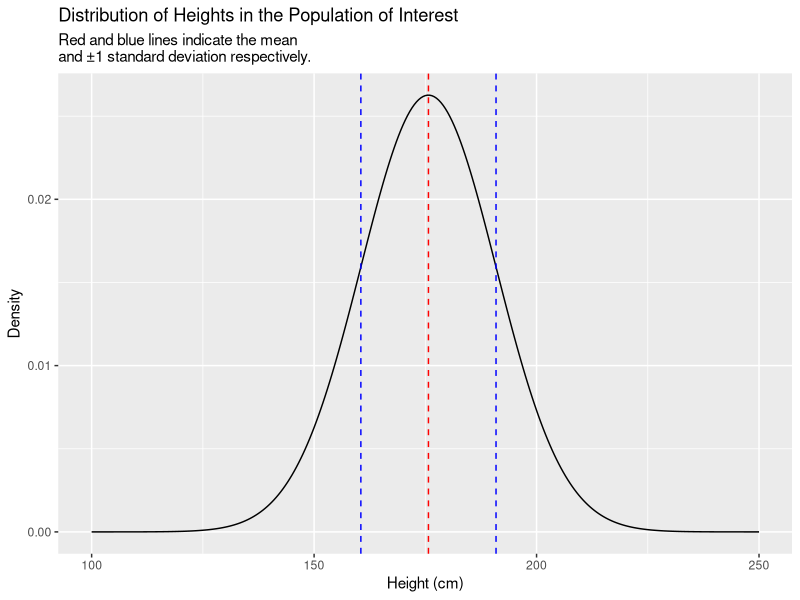
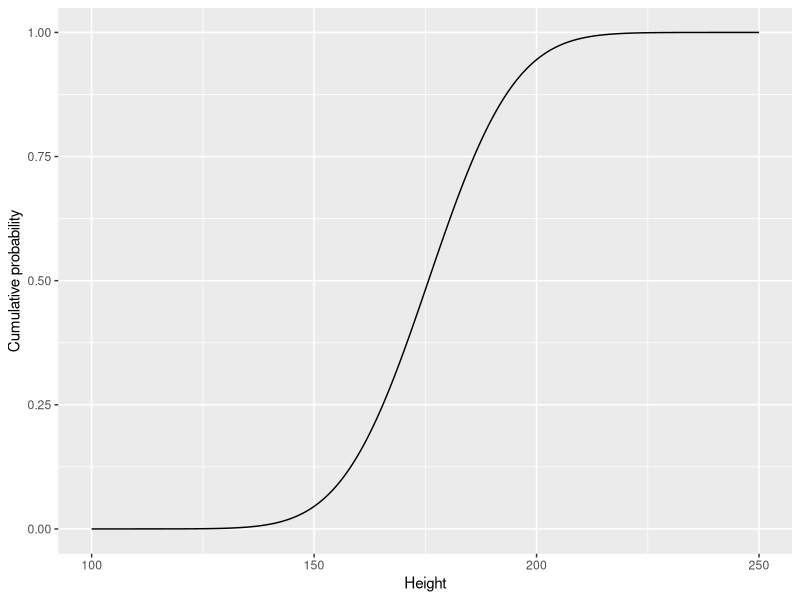
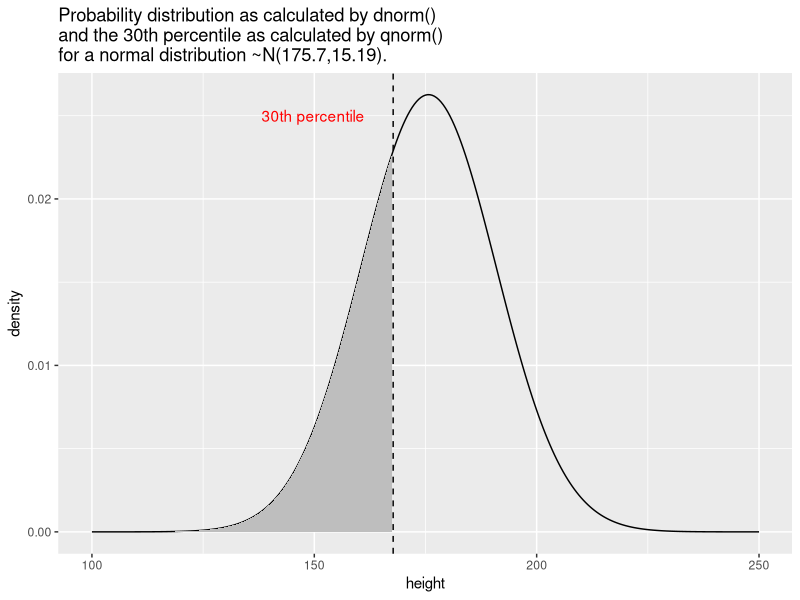
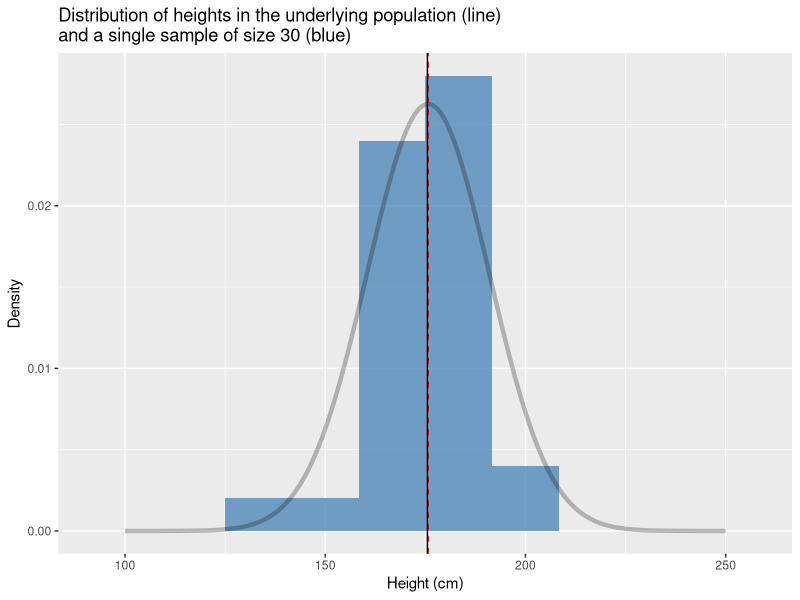
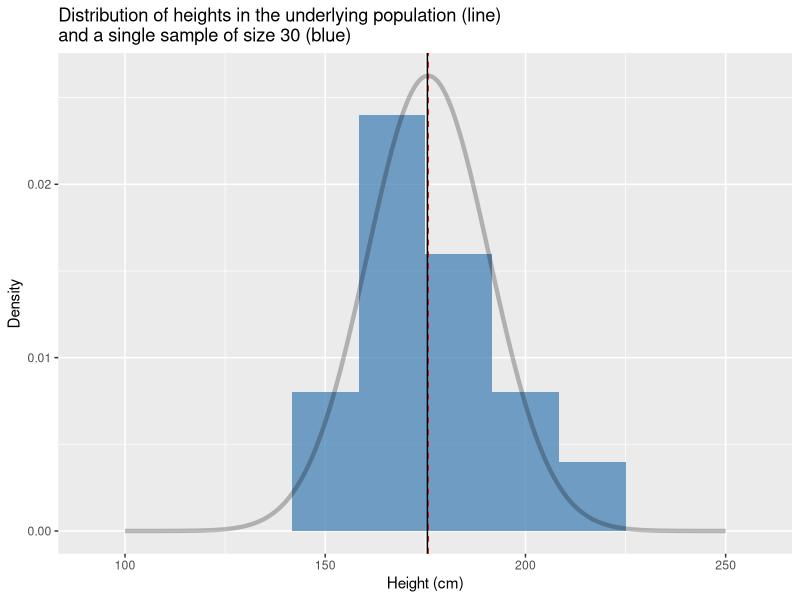
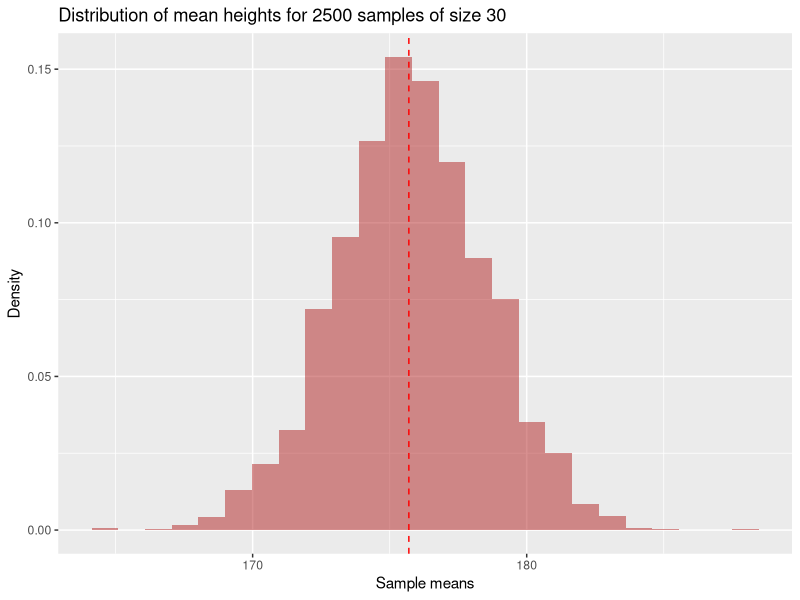
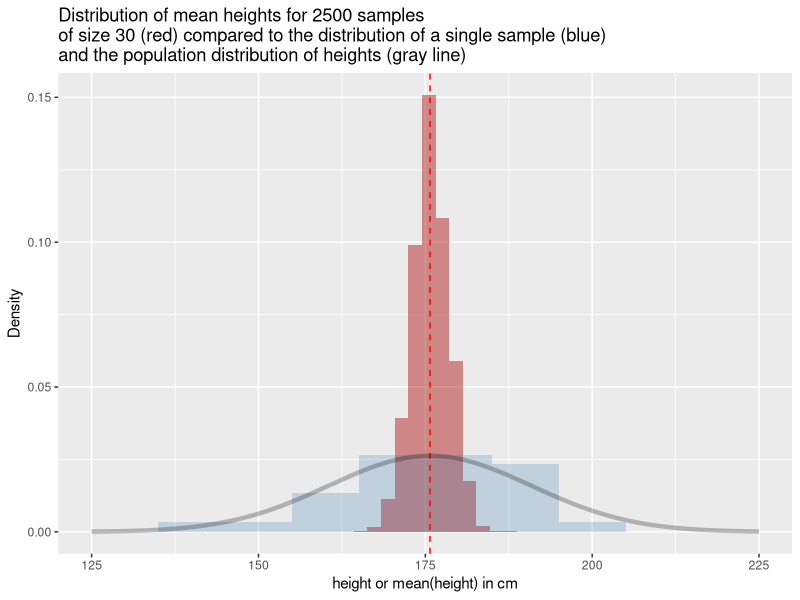
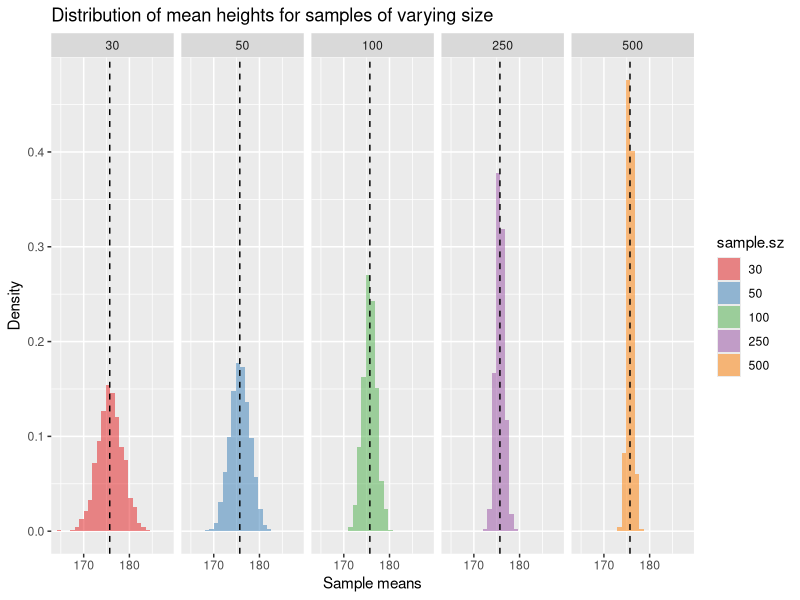

These charts were generated, in order, by the following R code: (Note: a time limit stopped this script after it produced the figures.)
## ---- chunk 1
# male mean height and sd in centimeters from USDHHS report
true.mean <- 175.7
true.sd <- 15.19
## ---- chunk 2
# make our simulation repeatable by seeding RNG
set.seed(20190409)
## ---- chunk 3
library(tidyverse)
library(magrittr)
library(stringr)
## ---- chunk 4
pop.distn <- 
  data_frame(height =  seq(100, 250, 0.5),
             density = dnorm(height,mean = true.mean, sd = true.sd))

ggplot(pop.distn) +
  geom_line(aes(height, density)) + 
  # vertical line at mean
  geom_vline(xintercept = true.mean, color="red", linetype="dashed") +
  # vertical line at mean + 1SD
  geom_vline(xintercept = true.mean + true.sd,
              color = "blue", linetype="dashed") +
  # vertical line at mean - 1SD
  geom_vline(xintercept = true.mean - true.sd,
              color = "blue", linetype="dashed") +
  labs(x = "Height (cm)", y = "Density",
       title = "Distribution of Heights in the Population of Interest",
       subtitle = "Red and blue lines indicate the mean \nand ±1 standard deviation respectively.")  

## ---- chunk 5
cdf <-
  data_frame(height = seq(100, 250, 0.5),
             cum.prob = pnorm(height, true.mean, true.sd))

ggplot(cdf) +
  geom_line(aes(height, cum.prob)) +
  labs(x = "Height", y = "Cumulative probability")
## ---- chunk 6
qnorm(0.3, true.mean, true.sd)
## ---- chunk 7
library(glue) # note the use of the glue library (part of tidyverse)
              # to enable string literals as used in the title below

perc.30 <- qnorm(0.3, true.mean, true.sd)

label.offset <- 18 # determined by trial and error to make a 
                   # nice looking figure

heights.less.perc.30 <- seq(100, perc.30, by=0.5)
density.less.perc.30 <- dnorm(heights.less.perc.30, true.mean, true.sd)

ggplot(pop.distn) +
  geom_line(aes(x = height, y = density)) + 
  geom_vline(xintercept = perc.30, linetype='dashed') +
  geom_area(aes(x = heights.less.perc.30, y = density.less.perc.30),
            fill = "gray", data = data_frame(x = heights.less.perc.30)) +
  annotate("text", x = perc.30 - label.offset, y = 0.025, 
           label = "30th percentile", color = 'red') +
  labs(title = glue("Probability distribution as calculated by dnorm()\nand the 30th percentile as calculated by qnorm()\nfor a normal distribution ~N({true.mean},{true.sd})."))
## ---- chunk 8
sample.a <-
  data_frame(height = rnorm(n = 30, mean = true.mean, sd = true.sd))
## ---- chunk 9
sample.a %>%
  ggplot(aes(x = height)) + 
  geom_histogram(aes(y = ..density..), 
                 fill = 'steelblue', alpha=0.75, bins=10) + 
  geom_line(data=pop.distn, aes(x = height, y = density), 
            alpha=0.25,size=1.5) +   
  geom_vline(xintercept = true.mean, linetype = "dashed", color="red") + 
  geom_vline(xintercept = mean(sample.a$height), linetype = "solid") + 
  labs(x = "Height (cm)", y = "Density", 
       title = "Distribution of heights in the underlying population (line)\nand a single sample of size 30 (blue)")
## ---- chunk 10
sample.a %>% 
  summarize(sample.mean = mean(height), 
            sample.sd = sd(height))
## ---- chunk 11
sample.b <-
  data_frame(height = rnorm(30, mean = true.mean, sd = true.sd))

sample.b %>%
  ggplot(aes(x = height)) + 
  geom_histogram(aes(y = ..density..), 
                 fill = 'steelblue', alpha=0.75, bins=10) + 
  geom_line(data=pop.distn, aes(x = height, y = density), 
            alpha=0.25,size=1.5) +   
  geom_vline(xintercept = true.mean, linetype = "dashed", color="red") + 
  geom_vline(xintercept = mean(sample.a$height), linetype = "solid") + 
  labs(x = "Height (cm)", y = "Density", 
       title = "Distribution of heights in the underlying population (line)\nand a single sample of size 30 (blue)")
## ---- chunk 12
sample.b %>% 
  summarize(sample.mean = mean(height), 
            sample.sd = sd(height))
## ---- chunk 13
rnorm.stats <- function(n, mu, sigma) {
  the.sample <- rnorm(n, mu, sigma)
  data_frame(sample.size = n, 
             sample.mean = mean(the.sample), 
             sample.sd = sd(the.sample))
}
## ---- chunk 14
rnorm.stats(30, true.mean, true.sd)
## ---- chunk 15
df.samples.of.30 <-
  rerun(2500,  rnorm.stats(30, true.mean, true.sd)) %>%
  bind_rows()
## ---- chunk 16
head(df.samples.of.30)
## ---- chunk 17
ggplot(df.samples.of.30, aes(x = sample.mean, y = ..density..)) +
  geom_histogram(bins=25, fill = 'firebrick', alpha=0.5) + 
  geom_vline(xintercept = true.mean, linetype = "dashed", color="red") + 
  labs(x = "Sample means", y  = "Density",
       title = "Distribution of mean heights for 2500 samples of size 30")

## ---- chunk 18
ggplot(df.samples.of.30, aes(x = sample.mean, y = ..density..)) +
  geom_histogram(bins=50, fill = 'firebrick', alpha=0.5) + 
  geom_histogram(data=sample.a, 
                 aes(x = height, y = ..density..),
                 bins=11, fill='steelblue', alpha=0.25) +
  geom_vline(xintercept = true.mean, linetype = "dashed", color='red') + 
  geom_line(data=pop.distn, aes(x = height, y = density), alpha=0.25,size=1.5) +   
  xlim(125,225) +
  labs(x = "height or mean(height) in cm", y  = "Density",
       title = "Distribution of mean heights for 2500 samples\nof size 30 (red) compared to the distribution of a single sample (blue)\nand the population distribution of heights (gray line)")

## ---- chunk 19
df.samples.of.30 %>%
  summarize(mean.of.means = mean(sample.mean),
            sd.of.means = sd(sample.mean))
## ---- chunk 20
df.samples.of.50 <-
  rerun(2500,  rnorm.stats(50, true.mean, true.sd)) %>%
  bind_rows()

df.samples.of.100 <-
  rerun(2500,  rnorm.stats(100, true.mean, true.sd)) %>%
  bind_rows()

df.samples.of.250 <-
  rerun(2500,  rnorm.stats(250, true.mean, true.sd)) %>%
  bind_rows()

df.samples.of.500 <-
  rerun(2500,  rnorm.stats(500, true.mean, true.sd)) %>%
  bind_rows()
## ---- chunk 21
df.combined <- 
  bind_rows(df.samples.of.30,
            df.samples.of.50,
            df.samples.of.100,
            df.samples.of.250,
            df.samples.of.500) %>%
  # create a factor version of sample size to facilitate plotting
  mutate(sample.sz = as.factor(sample.size))
## ---- chunk 22
ggplot(df.combined, aes(x = sample.mean, y = ..density.., fill = sample.sz)) + 
  geom_histogram(bins=25, alpha=0.5) + 
  geom_vline(xintercept = true.mean, linetype = "dashed")  +
  facet_wrap(~ sample.sz, nrow = 1) + 
  scale_fill_brewer(palette="Set1") + # change color palette
  labs(x = "Sample means", y  = "Density",
       title = "Distribution of mean heights for samples of varying size")  
## ---- chunk 23
sampling.distn.mean.table <-
  df.combined %>%
  group_by(sample.size) %>%
  summarize(mean.of.means = mean(sample.mean),
            sd.of.means = sd(sample.mean))

sampling.distn.mean.table
## ---- chunk 24
se.mean.theory <- sapply(seq(10,500,10), 
                         function(n){ true.sd/sqrt(n) })

df.se.mean.theory <- data_frame(sample.size = seq(10,500,10),
                                std.error = se.mean.theory)

ggplot(sampling.distn.mean.table, aes(x = sample.size, y = sd.of.means)) +
   # plot standard errors of mean based on our simulations
  geom_point() +  
  # plot standard errors of the mean based on theory
  geom_line(aes(x = sample.size, y = std.error), data = df.se.mean.theory, color="red") +
  labs(x = "Sample size", y = "Std Error of Mean",
       title = "A comparison of theoretical (red line)\nand simulated (points) estimates of the \nstandard error of the mean for samples of different size")
## ---- chunk 25
sampling.distn.sd.table <-
  df.combined %>%
  group_by(sample.size) %>%
  summarize(mean.of.sds = mean(sample.sd),
            sd.of.sds = sd(sample.sd))

sampling.distn.sd.table
## ---- chunk 26
ggplot(df.combined, aes(x = sample.sd, y = ..density.., fill = sample.sz)) + 
  geom_histogram(bins=25, alpha=0.5) + 
  geom_vline(xintercept = true.sd, linetype = "dashed")  +
  facet_wrap(~ sample.sz, nrow = 1) + 
  scale_fill_brewer(palette="Set1") +
  labs(x = "Sample standard deviations", y  = "Density",
       title = "Sampling distribution of standard deviation of height for samples of varying size")  
## ---- chunk 27
se.sd.theory <- sapply(seq(10, 500, 5), 
                       function(n){ true.sd/sqrt(2*(n-1))})

df.se.sd.theory <- data_frame(sample.size = seq(10,500,5), 
                              std.error = se.sd.theory)

ggplot(sampling.distn.sd.table, aes(x = sample.size, y = sd.of.sds)) +
   # plot standard errors of mean based on our simulations
  geom_point() +  
  # plot standard errors of the mean based on theory
  geom_line(aes(x = sample.size, y = std.error), data = df.se.sd.theory, color="red") +
  labs(x = "Sample size", y = "Std Error of Standard Deviation",
       title = "A comparison of theoretical (red line) and\nsimulated (points) estimates of\nthe standard error of the standard deviation\n for samples of different size")
## ---- chunk 28
# A new version of rnorm.stats that includes the sample estimate of the
# standard error of the mean
rnorm.stats.2 <- function(n, mu, sigma) {
  the.sample <- rnorm(n, mu, sigma)
  data_frame(sample.size = n, 
             sample.mean = mean(the.sample), 
             sample.sd = sd(the.sample),
             sample.estimate.SE = sample.sd/sqrt(sample.size))
}

# sample sizes we'll consider
ssizes <- c(2, 3, 4, 5, 7, 10, 20, 30, 50)

# number of samples to draw *for each sample size*
nsamples <- 2500

# create a data frame with empty columns
df.combined.small <- data_frame(sample.size = double(), 
                          sample.mean = double(), 
                          sample.sd = double(),
                          sample.estimate.SE = double())

for (i in ssizes) {
  df.samples.of.size.i <-
    rerun(nsamples,  rnorm.stats.2(i, true.mean, true.sd)) %>%
    bind_rows()  
  
  df.combined.small <- 
    bind_rows(df.combined.small, df.samples.of.size.i)
}

df.combined.small %<>%
  mutate(sample.sz = as.factor(sample.size))
## ---- chunk 29
by.sample.size <-
  df.combined.small %>%
  group_by(sample.size) %>%
  summarize(mean.of.means = mean(sample.mean),
            mean.of.sds = mean(sample.sd))

by.sample.size
## ---- chunk 30
ggplot(by.sample.size, aes(x = sample.size, y = mean.of.sds)) +
  geom_point(color = 'red') +
  geom_line(color = 'red') +
  geom_hline(yintercept = true.sd, color = 'black', linetype='dashed') +
  labs(x = "Sample Size", y = "Mean of Sampling Distn of Std Dev")

## ---- chunk 31
filtered.df <- 
  df.combined.small %>%
  filter(sample.size %in% c(3, 5, 30))

ggplot(filtered.df, aes(x = sample.sd, y = ..density.., fill = sample.sz)) + 
  geom_histogram(bins=50, alpha=0.65) +
  facet_wrap(~sample.size, nrow = 1) +
  geom_vline(xintercept = true.sd, linetype = 'dashed') +
  labs(x = "Std Deviations", y = "Density",
       title = "Sampling distributions of the standard deviation\nas a function of sample size")
  
## ---- chunk 32
x <- seq(-6, 6, length.out = 200)
n <- c(3, 5, 30) # sample sizes

distns.df <- data_frame(sample.size = double(), z.or.t = double(),
                        norm.density = double(), t.density = double())
for (i in n) {
  norm.density <- dnorm(x, mean = 0, sd = 1)
  t.density <- dt(x, df = i - 1)
  df.temp <- data_frame(sample.size = i, z.or.t = x,
                        norm.density = norm.density, t.density  = t.density)
  distns.df <- bind_rows(distns.df, df.temp)
}

distns.df %<>% mutate(df = as.factor(sample.size - 1))
  
ggplot(distns.df, aes(x = z.or.t, y = t.density, color = df)) + 
  geom_line() +
  geom_line(aes(y = norm.density), color='black', linetype="dotted") + 
  labs(x = "z or t value", y = "Probablity density",
       title = "Standard normal distribution (black dotted line)\nversus t-distributions for different degrees of freedom")
  
